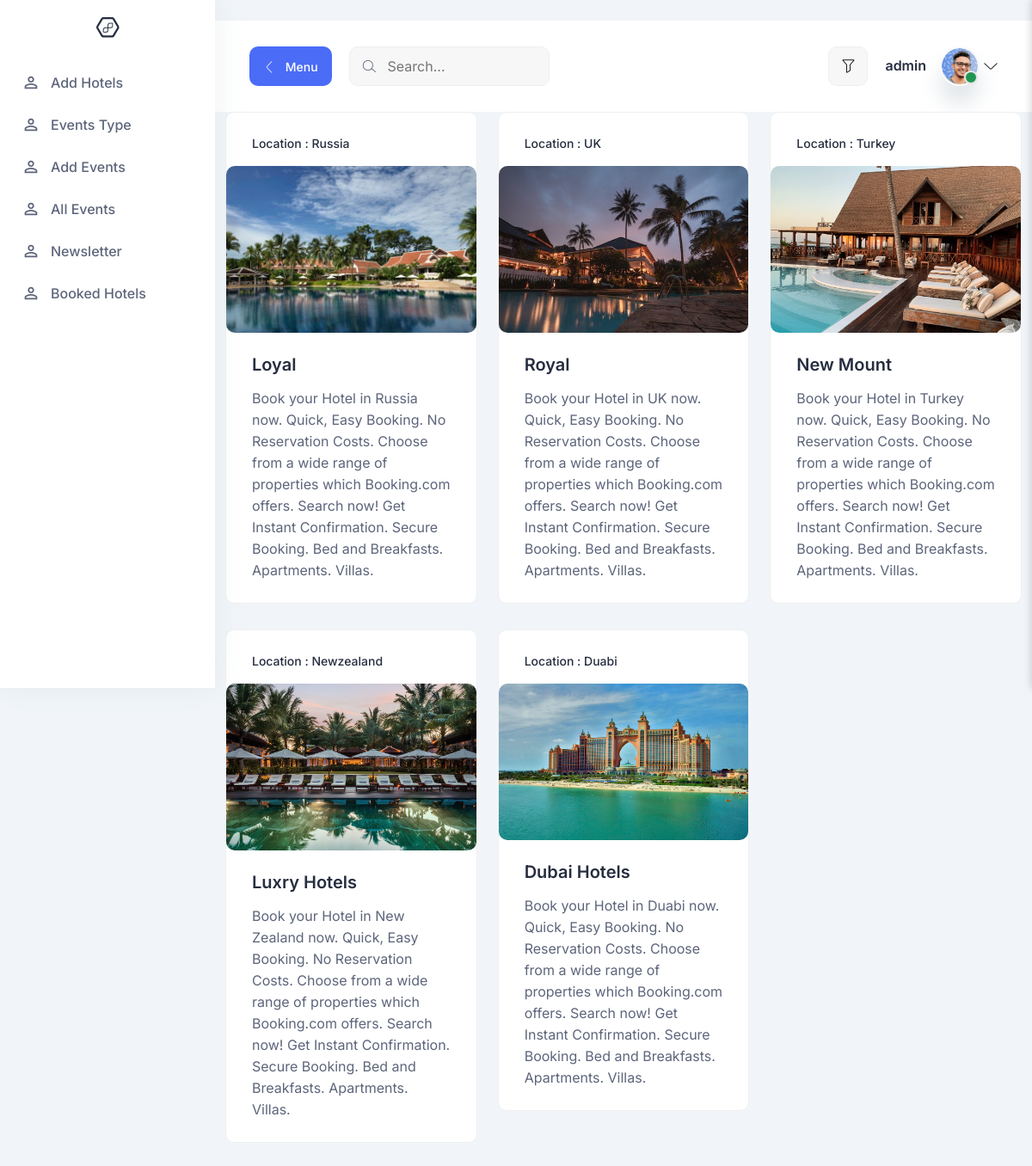
The app's page /dash/ (signed in) with its own data.
### src/models.py (models this page shows, shortened)
class hotels(models.Model):
    name = models.CharField(max_length=100)
    location = models.CharField(max_length=100)
    price = models.PositiveIntegerField(default=0)
    description = models.TextField()
    image1 = models.ImageField(upload_to='images/')

### admin_section/views.py (the view)
# urls.py: path('dash/' , dash , name="dash"),
@login_required(login_url='signin')
def dash(request):
    if not request.user.is_superuser:
        messages.success(request , 'You are not authorized to view this page')
        return redirect('home')
    hts=hotels.objects.all()
    context={
        'hotels':hts
    }
    return render(request, 'employee/dash.html' , context)

### admin_section/templates/employee/dash.html
{% extends 'employee/base.html' %}
{% block content %}
<div class="container">
    <div class="row">
        {% for hotel in hotels %}
        <div class="col-xl-4 col-lg-4 col-md-6 col-sm-6">
          <div class="card-style-1 mb-30">
            <div class="card-meta">
              <div class="text">
                <p class="text-sm text-medium">
                  Location : <a href="#0">{{hotel.location}}</a>
                </p>
              </div>
            </div>
            <div class="card-image">
              <a href="#0">
                <img
                  src="{{hotel.image1.url}}"
                  alt=""
                />
              </a>
            </div>
            <div class="card-content">
              <h4><a href="{% url 'update-hotel' hotel.id %}"> {{hotel.name}} </a></h4>
              <p>
                {{hotel.description}}
              </p>
            </div>
          </div>
        </div>
        {% endfor %}
      </div>
</div>
{% endblock content %}

### admin_section/templates/employee/base.html (shortened to what this page needs)
{% load static %}web/
<!DOCTYPE html>
<html lang="en">
  <head>
    <link rel="stylesheet" href="{% static  'web/assets/css/bootstrap.min.css' %}" />
    <link rel="stylesheet" href="{% static  'web/assets/css/LineIcons.css' %}" />
    <link rel="stylesheet" href="{% static  'web/assets/css/quill/bubble.css' %}" />
    <link rel="stylesheet" href="{% static  'web/assets/css/quill/snow.css' %}" />
    <link rel="stylesheet" href="{% static  'web/assets/css/fullcalendar.css' %}" />
    <link rel="stylesheet" href="{% static  'web/assets/css/morris.css' %}" />
    <link rel="stylesheet" href="{% static  'web/assets/css/vanilla-dataTables.min.css' %}" />
    <link rel="stylesheet" href="{% static  'web/assets/css/main.css' %}" />
  </head>
  <body>
    <aside class="sidebar-nav-wrapper">
      <div class="navbar-logo">
        <a href="{% url 'dash' %}">
          <img src="{% static  'web/assets/images/logo/logo-2.svg' %}" alt="logo" />
        </a>
      </div>
      <nav class="sidebar-nav">
        <ul>
          <li class="nav-item">
            <a href="/add-hotel">
              <span class="icon">
              </span>
              <span class="text">
                Add Hotels
              </span>
            </a>
          </li>
          <li class="nav-item">
            <a href="/all-events">
              <span class="icon">
              </span>
              <span class="text">
                Events Type
              </span>
            </a>
          </li>
          <li class="nav-item">
            <a href="/add-events-going-on">
              <span class="icon">
              </span>
              <span class="text">
                Add Events
              </span>
            </a>
          </li>
          <li class="nav-item">
            <a href="/all-event-going">
              <span class="icon">
              </span>
              <span class="text">
                All Events
              </span>
            </a>
          </li>
          <li class="nav-item">
            <a href="/all-newsletter">
              <span class="icon">
              </span>
              <span class="text">
                Newsletter
              </span>
            </a>
          </li>
          <li class="nav-item">
            <a href="/all_booking_hotel">
              <span class="icon">
              </span>
              <span class="text">
                Booked Hotels
              </span>
            </a>
          </li>
        </ul>
      </nav>
    </aside>
    <main class="main-wrapper">
      <header class="header">
        <div class="container-fluid">
          <div class="row">
            <div class="col-lg-5 col-md-5 col-6">
              <div class="header-left d-flex align-items-center">
                <div class="menu-toggle-btn mr-20">
                  <button
                    id="menu-toggle"
                    class="main-btn primary-btn btn-hover"
                  >
                    <i class="lni lni-chevron-left me-2"></i> Menu
                  </button>
                </div>
                <div class="header-search d-none d-md-flex">
                  <form action="#">
                    <input type="text" placeholder="Search..." />
                    <button><i class="lni lni-search-alt"></i></button>
                  </form>
                </div>
              </div>
            </div>
            <div class="col-lg-7 col-md-7 col-6">
              <div class="header-right">
                <div class="filter-box ml-15 d-none d-md-flex">
                  <button class="" type="button" id="filter">
                    <i class="lni lni-funnel"></i>
                  </button>
                </div>
                <div class="profile-box ml-15">
                  <button
                    class="dropdown-toggle bg-transparent border-0"
                    type="button"
                    id="profile"
                    data-bs-toggle="dropdown"
                    aria-expanded="false"
                  >
                    <div class="profile-info">
                      <div class="info">
                        <h6>{{request.user}}</h6>
                        <div class="image">
                          <img
                            src="{% static 'web/assets/images/profile/profile-1.png' %}"
                            alt=""
                          />
                          <span class="status"></span>
                        </div>
                      </div>
                    </div>
                    <i class="lni lni-chevron-down"></i>
                  </button>
                </div>
              </div>
            </div>
          </div>
        </div>
      </header>
      {% block content %}
      {% endblock content %}
    </main>
  </body>
</html>

### static/web/assets/css/fullcalendar.css (style rules this page uses)
:root { --fc-daygrid-event-dot-width: 8px; }
:root { --fc-list-event-dot-width: 10px; --fc-list-event-hover-bg-color: #f5f5f5; }

### records on screen
hotels: location "Russia", image1 (picture), name "Loyal", description "Book your Hotel in Russia now. Quick, Easy Booking. No Reservation Costs. Choose from a wide range of properties which Booking.com offers. Search now! Get Instant Confirmation. Secure Booking. Bed and Breakfasts. Apartments. Villas."
hotels: location "UK", image1 (picture), name "Royal", description "Book your Hotel in UK now. Quick, Easy Booking. No Reservation Costs. Choose from a wide range of properties which Booking.com offers. Search now! Get Instant Confirmation. Secure Booking. Bed and Breakfasts. Apartments. Villas."
hotels: location "Turkey", image1 (picture), name "New Mount", description "Book your Hotel in Turkey now. Quick, Easy Booking. No Reservation Costs. Choose from a wide range of properties which Booking.com offers. Search now! Get Instant Confirmation. Secure Booking. Bed and Breakfasts. Apartments. Villas."
hotels: location "Newzealand", image1 (picture), name "Luxry Hotels", description "Book your Hotel in New Zealand now. Quick, Easy Booking. No Reservation Costs. Choose from a wide range of properties which Booking.com offers. Search now! Get Instant Confirmation. Secure Booking. Bed and Breakfasts. Apartments. Villas."
hotels: location "Duabi", image1 (picture), name "Dubai Hotels", description "Book your Hotel in Duabi now. Quick, Easy Booking. No Reservation Costs. Choose from a wide range of properties which Booking.com offers. Search now! Get Instant Confirmation. Secure Booking. Bed and Breakfasts. Apartments. Villas."

### other values on screen
{{ request.user }} "admin"
